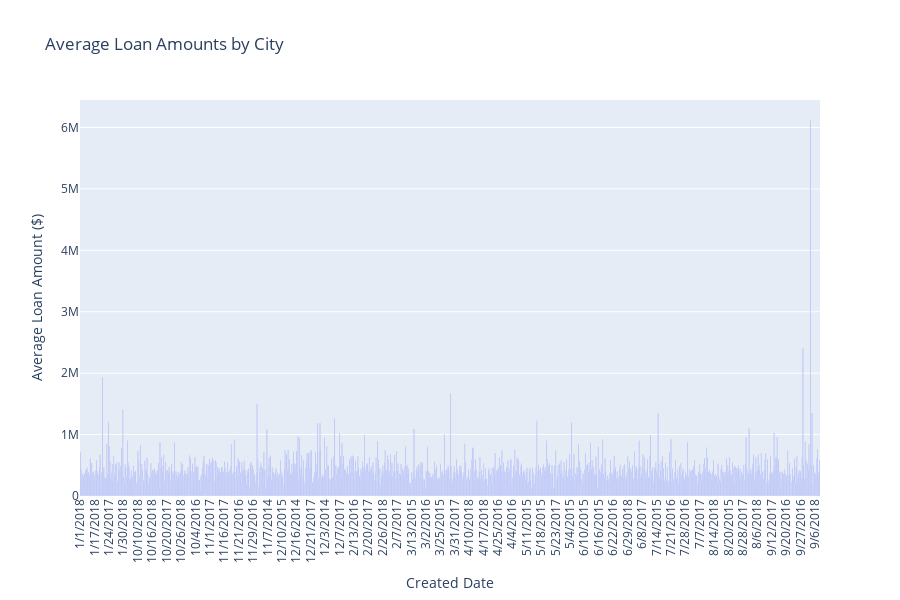

Notebook code for this chart:
### Markdown cell above
### Bar plot of `Created Date` on the base of `Loan Amount`

### Code cell
agg_df = df.groupby('Created Date', as_index=False)['Loan Amount'].mean()

# Create a bar plot to show the average Loan Amount by City
fig = px.bar(agg_df, x='Created Date', y='Loan Amount',
            title='Average Loan Amounts by City',
            labels={'Loan Amount': 'Average Loan Amount ($)', 'Created Date': 'Created Date'})

# Update layout to improve readability (optional)
fig.update_layout(
    xaxis=dict(
        tickangle=-90,  # Rotate x-axis labels for better visibility
        showticklabels=True
    ),
    height=600,  # Set the height of the plot
    showlegend=False
)
fig.show()

### Figure 1 — Plotly figure (JSON) as saved in the notebook; plotly's stock layout.template omitted (floating-point values rounded to 4 significant figures; data arrays with more than 128 entries replaced by an {"elided": "..."} marker saying what was removed)
{"data": [{"alignmentgroup": "True", "hovertemplate": "Created Date=%{x}<br>Average Loan Amount ($)=%{y}<extra></extra>", "legendgroup": "", "marker": {"color": "#636efa", "pattern": {"shape": ""}}, "name": "", "offsetgroup": "", "orientation": "v", "showlegend": false, "textposition": "auto", "type": "bar", "x": {"elided": "976 str values"}, "xaxis": "x", "y": {"elided": "976 float values"}, "yaxis": "y"}], "layout": {"barmode": "relative", "height": 600, "legend": {"tracegroupgap": 0}, "showlegend": false, "title": {"text": "Average Loan Amounts by City"}, "xaxis": {"anchor": "y", "domain": [0, 1], "showticklabels": true, "tickangle": -90, "title": {"text": "Created Date"}}, "yaxis": {"anchor": "x", "domain": [0, 1], "title": {"text": "Average Loan Amount ($)"}}}}
